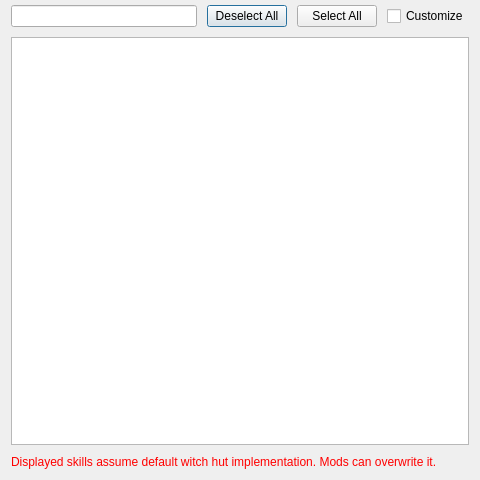
<?xml version="1.0" encoding="UTF-8"?>
<ui version="4.0">
 <class>AbilitiesWidget</class>
 <widget class="QDialog" name="AbilitiesWidget">
  <property name="windowModality">
   <enum>Qt::WindowModality::NonModal</enum>
  </property>
  <property name="geometry">
   <rect>
    <x>0</x>
    <y>0</y>
    <width>480</width>
    <height>480</height>
   </rect>
  </property>
  <property name="sizePolicy">
   <sizepolicy hsizetype="MinimumExpanding" vsizetype="MinimumExpanding">
    <horstretch>0</horstretch>
    <verstretch>0</verstretch>
   </sizepolicy>
  </property>
  <property name="minimumSize">
   <size>
    <width>480</width>
    <height>480</height>
   </size>
  </property>
  <property name="windowTitle">
   <string>Abilities</string>
  </property>
  <property name="layoutDirection">
   <enum>Qt::LayoutDirection::LeftToRight</enum>
  </property>
  <property name="modal">
   <bool>true</bool>
  </property>
  <layout class="QVBoxLayout" name="verticalLayout">
   <property name="spacing">
    <number>10</number>
   </property>
   <property name="topMargin">
    <number>5</number>
   </property>
   <item>
    <layout class="QHBoxLayout" name="horizontalLayout">
     <item>
      <widget class="QLineEdit" name="filter"/>
     </item>
     <item>
      <widget class="QPushButton" name="deselectAll">
       <property name="text">
        <string>Deselect All</string>
       </property>
      </widget>
     </item>
     <item>
      <widget class="QPushButton" name="selectAll">
       <property name="text">
        <string>Select All</string>
       </property>
      </widget>
     </item>
     <item>
      <widget class="QCheckBox" name="customize">
       <property name="text">
        <string>Customize</string>
       </property>
      </widget>
     </item>
    </layout>
   </item>
   <item>
    <widget class="QListWidget" name="skills">
     <property name="autoScrollMargin">
      <number>16</number>
     </property>
     <property name="isWrapping" stdset="0">
      <bool>true</bool>
     </property>
     <property name="resizeMode">
      <enum>QListView::ResizeMode::Adjust</enum>
     </property>
     <property name="layoutMode">
      <enum>QListView::LayoutMode::Batched</enum>
     </property>
     <property name="batchSize">
      <number>30</number>
     </property>
    </widget>
   </item>
   <item>
    <widget class="QLabel" name="defaultSkillsWarning">
     <property name="lineWidth">
      <number>1</number>
     </property>
     <property name="text">
      <string>&lt;font color='red'&gt;Displayed skills assume default witch hut implementation. Mods can overwrite it.&lt;/font&gt;</string>
     </property>
     <property name="textFormat">
      <enum>Qt::TextFormat::MarkdownText</enum>
     </property>
     <property name="alignment">
      <set>Qt::AlignmentFlag::AlignLeading|Qt::AlignmentFlag::AlignLeft|Qt::AlignmentFlag::AlignVCenter</set>
     </property>
     <property name="wordWrap">
      <bool>true</bool>
     </property>
     <property name="textInteractionFlags">
      <set>Qt::TextInteractionFlag::NoTextInteraction</set>
     </property>
    </widget>
   </item>
  </layout>
 </widget>
 <resources/>
 <connections/>
</ui>
